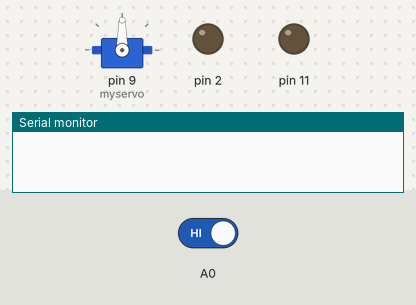
The sketch below on a simulated Arduino Uno, built with avr-gcc and run on an emulated ATmega328P. Parts: servo, output pins drawn as LEDs (lit = HIGH), the last lines printed to the serial monitor. The test bench sets the inputs (shaded band); at power-on: A0 HIGH.

Above: at 1.2 s.
1.3 s: A0 driven LOW
At 1.45 s:
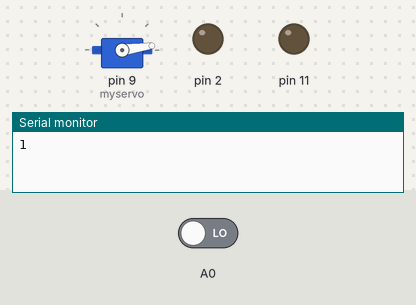
At 2.05 s:
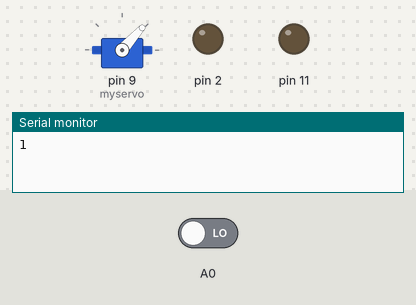
Timing chart, 0 to 10.3 s (numbered marks = the images above; inputs shaded):
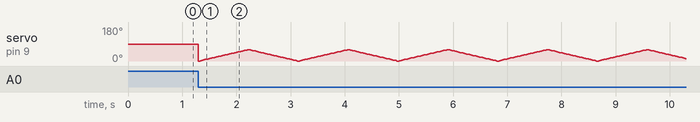

The sketch:

Servo_Code.ino
```cpp
#include <Servo.h>
const int TRIG_PIN = 8;
const int ECHO_PIN = 7;
int check = 0;

// Anything over 400 cm (corresponding to a 2320 us pulse) is “out of range”
const unsigned int MAX_DIST = 23200; // an unsigned int only stores positive values

Servo myservo;  // create servo object to control a servo
// twelve servo objects can be created on most boards

int pos = 0;  // variable to store the servo position

void setup() {
  pinMode(11, OUTPUT);
  pinMode(2, OUTPUT);
  // The Trigger pin will tell the sensor to range find
  pinMode(TRIG_PIN, OUTPUT);
  digitalWrite(TRIG_PIN, LOW);

  // We’ll use the serial monitor to view the sensor output
  Serial.begin(9600);

  myservo.attach(9);  // attaches the servo on pin 9 to the servo object
}

void loop() {
  if(digitalRead(A0) == LOW) {
      check++;
      Serial.println(check);
  }
  if(check % 2 == 1) {
      // the following code is servo motor

    for (pos = 0; pos <= 60; pos += 1) { // goes from 0 degrees to 60 degrees
      // in steps of 1 degree
      myservo.write(pos);              // tell servo to go to position in variable 'pos'
      delay(15);                       // waits 15ms for the servo to reach the position
    }
    for (pos = 60; pos >= 0; pos -= 1) { // goes from 60 degrees to 0 degrees
      myservo.write(pos);              // tell servo to go to position in variable 'pos'
     delay(15);                       // waits 15ms for the servo to reach the position
   }
  }
}
```
